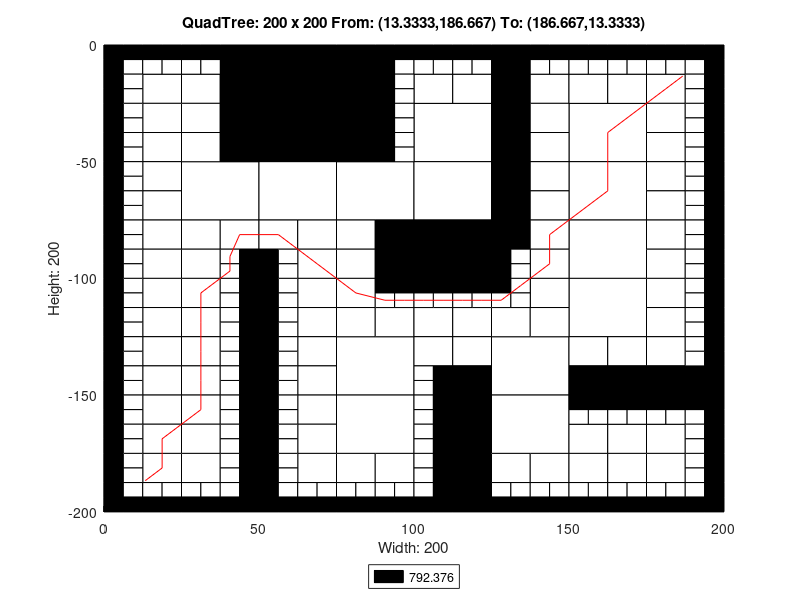

Source code (MATLAB):
axis([0 200 -200 0]);
title('QuadTree: 200 x 200 From: (13.3333,186.667) To: (186.667,13.3333)');
xlabel('Width: 200');
ylabel('Height: 200');
rectangle('Position',[50 -25 25 25], 'FaceColor',[0 0 0]);
rectangle('Position',[50 -50 25 25], 'FaceColor',[0 0 0]);
rectangle('Position',[25 -75 25 25], 'FaceColor',[1 1 1]);
rectangle('Position',[50 -75 25 25], 'FaceColor',[1 1 1]);
rectangle('Position',[75 -75 25 25], 'FaceColor',[1 1 1]);
rectangle('Position',[100 -50 25 25], 'FaceColor',[1 1 1]);
rectangle('Position',[150 -50 25 25], 'FaceColor',[1 1 1]);
rectangle('Position',[100 -75 25 25], 'FaceColor',[1 1 1]);
rectangle('Position',[100 -100 25 25], 'FaceColor',[0 0 0]);
rectangle('Position',[150 -75 25 25], 'FaceColor',[1 1 1]);
rectangle('Position',[150 -100 25 25], 'FaceColor',[1 1 1]);
rectangle('Position',[75 -150 25 25], 'FaceColor',[1 1 1]);
rectangle('Position',[75 -175 25 25], 'FaceColor',[1 1 1]);
rectangle('Position',[125 -150 25 25], 'FaceColor',[1 1 1]);
rectangle('Position',[150 -125 25 25], 'FaceColor',[1 1 1]);
rectangle('Position',[125 -175 25 25], 'FaceColor',[1 1 1]);
rectangle('Position',[12.5 -25 12.5 12.5], 'FaceColor',[1 1 1]);
rectangle('Position',[37.5 -12.5 12.5 12.5], 'FaceColor',[0 0 0]);
rectangle('Position',[25 -25 12.5 12.5], 'FaceColor',[1 1 1]);
rectangle('Position',[37.5 -25 12.5 12.5], 'FaceColor',[0 0 0]);
rectangle('Position',[12.5 -37.5 12.5 12.5], 'FaceColor',[1 1 1]);
rectangle('Position',[12.5 -50 12.5 12.5], 'FaceColor',[1 1 1]);
rectangle('Position',[25 -37.5 12.5 12.5], 'FaceColor',[1 1 1]);
rectangle('Position',[37.5 -37.5 12.5 12.5], 'FaceColor',[0 0 0]);
rectangle('Position',[25 -50 12.5 12.5], 'FaceColor',[1 1 1]);
rectangle('Position',[37.5 -50 12.5 12.5], 'FaceColor',[0 0 0]);
rectangle('Position',[75 -12.5 12.5 12.5], 'FaceColor',[0 0 0]);
rectangle('Position',[75 -25 12.5 12.5], 'FaceColor',[0 0 0]);
rectangle('Position',[75 -37.5 12.5 12.5], 'FaceColor',[0 0 0]);
rectangle('Position',[75 -50 12.5 12.5], 'FaceColor',[0 0 0]);
rectangle('Position',[12.5 -62.5 12.5 12.5], 'FaceColor',[1 1 1]);
rectangle('Position',[12.5 -75 12.5 12.5], 'FaceColor',[1 1 1]);
rectangle('Position',[12.5 -87.5 12.5 12.5], 'FaceColor',[1 1 1]);
rectangle('Position',[12.5 -100 12.5 12.5], 'FaceColor',[1 1 1]);
rectangle('Position',[25 -87.5 12.5 12.5], 'FaceColor',[1 1 1]);
rectangle('Position',[37.5 -87.5 12.5 12.5], 'FaceColor',[1 1 1]);
rectangle('Position',[25 -100 12.5 12.5], 'FaceColor',[1 1 1]);
rectangle('Position',[50 -87.5 12.5 12.5], 'FaceColor',[1 1 1]);
rectangle('Position',[62.5 -87.5 12.5 12.5], 'FaceColor',[1 1 1]);
rectangle('Position',[62.5 -100 12.5 12.5], 'FaceColor',[1 1 1]);
rectangle('Position',[75 -87.5 12.5 12.5], 'FaceColor',[1 1 1]);
rectangle('Position',[87.5 -87.5 12.5 12.5], 'FaceColor',[0 0 0]);
rectangle('Position',[75 -100 12.5 12.5], 'FaceColor',[1 1 1]);
rectangle('Position',[87.5 -100 12.5 12.5], 'FaceColor',[0 0 0]);
rectangle('Position',[100 -25 12.5 12.5], 'FaceColor',[1 1 1]);
rectangle('Position',[112.5 -25 12.5 12.5], 'FaceColor',[1 1 1]);
rectangle('Position',[125 -12.5 12.5 12.5], 'FaceColor',[0 0 0]);
rectangle('Position',[125 -25 12.5 12.5], 'FaceColor',[0 0 0]);
rectangle('Position',[137.5 -25 12.5 12.5], 'FaceColor',[1 1 1]);
rectangle('Position',[125 -37.5 12.5 12.5], 'FaceColor',[0 0 0]);
rectangle('Position',[137.5 -37.5 12.5 12.5], 'FaceColor',[1 1 1]);
rectangle('Position',[125 -50 12.5 12.5], 'FaceColor',[0 0 0]);
rectangle('Position',[137.5 -50 12.5 12.5], 'FaceColor',[1 1 1]);
rectangle('Position',[150 -25 12.5 12.5], 'FaceColor',[1 1 1]);
rectangle('Position',[162.5 -25 12.5 12.5], 'FaceColor',[1 1 1]);
rectangle('Position',[175 -25 12.5 12.5], 'FaceColor',[1 1 1]);
rectangle('Position',[175 -37.5 12.5 12.5], 'FaceColor',[1 1 1]);
rectangle('Position',[175 -50 12.5 12.5], 'FaceColor',[1 1 1]);
rectangle('Position',[125 -62.5 12.5 12.5], 'FaceColor',[0 0 0]);
rectangle('Position',[137.5 -62.5 12.5 12.5], 'FaceColor',[1 1 1]);
rectangle('Position',[125 -75 12.5 12.5], 'FaceColor',[0 0 0]);
rectangle('Position',[137.5 -75 12.5 12.5], 'FaceColor',[1 1 1]);
rectangle('Position',[125 -87.5 12.5 12.5], 'FaceColor',[0 0 0]);
rectangle('Position',[137.5 -87.5 12.5 12.5], 'FaceColor',[1 1 1]);
rectangle('Position',[137.5 -100 12.5 12.5], 'FaceColor',[1 1 1]);
rectangle('Position',[175 -62.5 12.5 12.5], 'FaceColor',[1 1 1]);
rectangle('Position',[175 -75 12.5 12.5], 'FaceColor',[1 1 1]);
rectangle('Position',[175 -87.5 12.5 12.5], 'FaceColor',[1 1 1]);
rectangle('Position',[175 -100 12.5 12.5], 'FaceColor',[1 1 1]);
rectangle('Position',[12.5 -112.5 12.5 12.5], 'FaceColor',[1 1 1]);
rectangle('Position',[12.5 -125 12.5 12.5], 'FaceColor',[1 1 1]);
rectangle('Position',[25 -112.5 12.5 12.5], 'FaceColor',[1 1 1]);
rectangle('Position',[25 -125 12.5 12.5], 'FaceColor',[1 1 1]);
rectangle('Position',[12.5 -137.5 12.5 12.5], 'FaceColor',[1 1 1]);
rectangle('Position',[12.5 -150 12.5 12.5], 'FaceColor',[1 1 1]);
rectangle('Position',[25 -137.5 12.5 12.5], 'FaceColor',[1 1 1]);
rectangle('Position',[25 -150 12.5 12.5], 'FaceColor',[1 1 1]);
rectangle('Position',[62.5 -112.5 12.5 12.5], 'FaceColor',[1 1 1]);
rectangle('Position',[62.5 -125 12.5 12.5], 'FaceColor',[1 1 1]);
rectangle('Position',[75 -112.5 12.5 12.5], 'FaceColor',[1 1 1]);
rectangle('Position',[75 -125 12.5 12.5], 'FaceColor',[1 1 1]);
rectangle('Position',[87.5 -125 12.5 12.5], 'FaceColor',[1 1 1]);
rectangle('Position',[62.5 -137.5 12.5 12.5], 'FaceColor',[1 1 1]);
rectangle('Position',[62.5 -150 12.5 12.5], 'FaceColor',[1 1 1]);
rectangle('Position',[12.5 -162.5 12.5 12.5], 'FaceColor',[1 1 1]);
rectangle('Position',[12.5 -175 12.5 12.5], 'FaceColor',[1 1 1]);
rectangle('Position',[25 -162.5 12.5 12.5], 'FaceColor',[1 1 1]);
rectangle('Position',[25 -175 12.5 12.5], 'FaceColor',[1 1 1]);
rectangle('Position',[12.5 -187.5 12.5 12.5], 'FaceColor',[1 1 1]);
rectangle('Position',[25 -187.5 12.5 12.5], 'FaceColor',[1 1 1]);
rectangle('Position',[62.5 -162.5 12.5 12.5], 'FaceColor',[1 1 1]);
rectangle('Position',[62.5 -175 12.5 12.5], 'FaceColor',[1 1 1]);
rectangle('Position',[62.5 -187.5 12.5 12.5], 'FaceColor',[1 1 1]);
rectangle('Position',[75 -187.5 12.5 12.5], 'FaceColor',[1 1 1]);
rectangle('Position',[87.5 -187.5 12.5 12.5], 'FaceColor',[1 1 1]);
rectangle('Position',[100 -125 12.5 12.5], 'FaceColor',[1 1 1]);
rectangle('Position',[112.5 -125 12.5 12.5], 'FaceColor',[1 1 1]);
rectangle('Position',[137.5 -112.5 12.5 12.5], 'FaceColor',[1 1 1]);
rectangle('Position',[125 -125 12.5 12.5], 'FaceColor',[1 1 1]);
rectangle('Position',[137.5 -125 12.5 12.5], 'FaceColor',[1 1 1]);
rectangle('Position',[100 -137.5 12.5 12.5], 'FaceColor',[1 1 1]);
rectangle('Position',[112.5 -137.5 12.5 12.5], 'FaceColor',[1 1 1]);
rectangle('Position',[112.5 -150 12.5 12.5], 'FaceColor',[0 0 0]);
rectangle('Position',[175 -112.5 12.5 12.5], 'FaceColor',[1 1 1]);
rectangle('Position',[175 -125 12.5 12.5], 'FaceColor',[1 1 1]);
rectangle('Position',[150 -137.5 12.5 12.5], 'FaceColor',[1 1 1]);
rectangle('Position',[162.5 -137.5 12.5 12.5], 'FaceColor',[1 1 1]);
rectangle('Position',[150 -150 12.5 12.5], 'FaceColor',[0 0 0]);
rectangle('Position',[162.5 -150 12.5 12.5], 'FaceColor',[0 0 0]);
rectangle('Position',[175 -137.5 12.5 12.5], 'FaceColor',[1 1 1]);
rectangle('Position',[175 -150 12.5 12.5], 'FaceColor',[0 0 0]);
rectangle('Position',[187.5 -150 12.5 12.5], 'FaceColor',[0 0 0]);
rectangle('Position',[112.5 -162.5 12.5 12.5], 'FaceColor',[0 0 0]);
rectangle('Position',[112.5 -175 12.5 12.5], 'FaceColor',[0 0 0]);
rectangle('Position',[112.5 -187.5 12.5 12.5], 'FaceColor',[0 0 0]);
rectangle('Position',[112.5 -200 12.5 12.5], 'FaceColor',[0 0 0]);
rectangle('Position',[125 -187.5 12.5 12.5], 'FaceColor',[1 1 1]);
rectangle('Position',[137.5 -187.5 12.5 12.5], 'FaceColor',[1 1 1]);
rectangle('Position',[150 -175 12.5 12.5], 'FaceColor',[1 1 1]);
rectangle('Position',[162.5 -175 12.5 12.5], 'FaceColor',[1 1 1]);
rectangle('Position',[175 -175 12.5 12.5], 'FaceColor',[1 1 1]);
rectangle('Position',[150 -187.5 12.5 12.5], 'FaceColor',[1 1 1]);
rectangle('Position',[162.5 -187.5 12.5 12.5], 'FaceColor',[1 1 1]);
rectangle('Position',[175 -187.5 12.5 12.5], 'FaceColor',[1 1 1]);
rectangle('Position',[0 -6.25 6.25 6.25], 'FaceColor',[0 0 0]);
rectangle('Position',[6.25 -6.25 6.25 6.25], 'FaceColor',[0 0 0]);
rectangle('Position',[0 -12.5 6.25 6.25], 'FaceColor',[0 0 0]);
rectangle('Position',[6.25 -12.5 6.25 6.25], 'FaceColor',[1 1 1]);
rectangle('Position',[12.5 -6.25 6.25 6.25], 'FaceColor',[0 0 0]);
rectangle('Position',[18.75 -6.25 6.25 6.25], 'FaceColor',[0 0 0]);
rectangle('Position',[12.5 -12.5 6.25 6.25], 'FaceColor',[1 1 1]);
rectangle('Position',[18.75 -12.5 6.25 6.25], 'FaceColor',[1 1 1]);
rectangle('Position',[0 -18.75 6.25 6.25], 'FaceColor',[0 0 0]);
rectangle('Position',[6.25 -18.75 6.25 6.25], 'FaceColor',[1 1 1]);
rectangle('Position',[0 -25 6.25 6.25], 'FaceColor',[0 0 0]);
rectangle('Position',[6.25 -25 6.25 6.25], 'FaceColor',[1 1 1]);
rectangle('Position',[25 -6.25 6.25 6.25], 'FaceColor',[0 0 0]);
rectangle('Position',[31.25 -6.25 6.25 6.25], 'FaceColor',[0 0 0]);
rectangle('Position',[25 -12.5 6.25 6.25], 'FaceColor',[1 1 1]);
rectangle('Position',[31.25 -12.5 6.25 6.25], 'FaceColor',[1 1 1]);
rectangle('Position',[0 -31.25 6.25 6.25], 'FaceColor',[0 0 0]);
rectangle('Position',[6.25 -31.25 6.25 6.25], 'FaceColor',[1 1 1]);
rectangle('Position',[0 -37.5 6.25 6.25], 'FaceColor',[0 0 0]);
rectangle('Position',[6.25 -37.5 6.25 6.25], 'FaceColor',[1 1 1]);
rectangle('Position',[0 -43.75 6.25 6.25], 'FaceColor',[0 0 0]);
rectangle('Position',[6.25 -43.75 6.25 6.25], 'FaceColor',[1 1 1]);
rectangle('Position',[0 -50 6.25 6.25], 'FaceColor',[0 0 0]);
rectangle('Position',[6.25 -50 6.25 6.25], 'FaceColor',[1 1 1]);
rectangle('Position',[87.5 -6.25 6.25 6.25], 'FaceColor',[0 0 0]);
rectangle('Position',[93.75 -6.25 6.25 6.25], 'FaceColor',[0 0 0]);
rectangle('Position',[87.5 -12.5 6.25 6.25], 'FaceColor',[0 0 0]);
rectangle('Position',[93.75 -12.5 6.25 6.25], 'FaceColor',[1 1 1]);
rectangle('Position',[87.5 -18.75 6.25 6.25], 'FaceColor',[0 0 0]);
rectangle('Position',[93.75 -18.75 6.25 6.25], 'FaceColor',[1 1 1]);
rectangle('Position',[87.5 -25 6.25 6.25], 'FaceColor',[0 0 0]);
rectangle('Position',[93.75 -25 6.25 6.25], 'FaceColor',[1 1 1]);
rectangle('Position',[87.5 -31.25 6.25 6.25], 'FaceColor',[0 0 0]);
rectangle('Position',[93.75 -31.25 6.25 6.25], 'FaceColor',[1 1 1]);
rectangle('Position',[87.5 -37.5 6.25 6.25], 'FaceColor',[0 0 0]);
rectangle('Position',[93.75 -37.5 6.25 6.25], 'FaceColor',[1 1 1]);
rectangle('Position',[87.5 -43.75 6.25 6.25], 'FaceColor',[0 0 0]);
rectangle('Position',[93.75 -43.75 6.25 6.25], 'FaceColor',[1 1 1]);
rectangle('Position',[87.5 -50 6.25 6.25], 'FaceColor',[0 0 0]);
rectangle('Position',[93.75 -50 6.25 6.25], 'FaceColor',[1 1 1]);
rectangle('Position',[0 -56.25 6.25 6.25], 'FaceColor',[0 0 0]);
rectangle('Position',[6.25 -56.25 6.25 6.25], 'FaceColor',[1 1 1]);
rectangle('Position',[0 -62.5 6.25 6.25], 'FaceColor',[0 0 0]);
rectangle('Position',[6.25 -62.5 6.25 6.25], 'FaceColor',[1 1 1]);
rectangle('Position',[0 -68.75 6.25 6.25], 'FaceColor',[0 0 0]);
rectangle('Position',[6.25 -68.75 6.25 6.25], 'FaceColor',[1 1 1]);
rectangle('Position',[0 -75 6.25 6.25], 'FaceColor',[0 0 0]);
rectangle('Position',[6.25 -75 6.25 6.25], 'FaceColor',[1 1 1]);
rectangle('Position',[0 -81.25 6.25 6.25], 'FaceColor',[0 0 0]);
rectangle('Position',[6.25 -81.25 6.25 6.25], 'FaceColor',[1 1 1]);
rectangle('Position',[0 -87.5 6.25 6.25], 'FaceColor',[0 0 0]);
rectangle('Position',[6.25 -87.5 6.25 6.25], 'FaceColor',[1 1 1]);
rectangle('Position',[0 -93.75 6.25 6.25], 'FaceColor',[0 0 0]);
rectangle('Position',[6.25 -93.75 6.25 6.25], 'FaceColor',[1 1 1]);
rectangle('Position',[0 -100 6.25 6.25], 'FaceColor',[0 0 0]);
rectangle('Position',[6.25 -100 6.25 6.25], 'FaceColor',[1 1 1]);
rectangle('Position',[37.5 -93.75 6.25 6.25], 'FaceColor',[1 1 1]);
rectangle('Position',[43.75 -93.75 6.25 6.25], 'FaceColor',[0 0 0]);
rectangle('Position',[37.5 -100 6.25 6.25], 'FaceColor',[1 1 1]);
rectangle('Position',[43.75 -100 6.25 6.25], 'FaceColor',[0 0 0]);
rectangle('Position',[50 -93.75 6.25 6.25], 'FaceColor',[0 0 0]);
rectangle('Position',[56.25 -93.75 6.25 6.25], 'FaceColor',[1 1 1]);
rectangle('Position',[50 -100 6.25 6.25], 'FaceColor',[0 0 0]);
rectangle('Position',[56.25 -100 6.25 6.25], 'FaceColor',[1 1 1]);
rectangle('Position',[100 -6.25 6.25 6.25], 'FaceColor',[0 0 0]);
rectangle('Position',[106.25 -6.25 6.25 6.25], 'FaceColor',[0 0 0]);
rectangle('Position',[100 -12.5 6.25 6.25], 'FaceColor',[1 1 1]);
rectangle('Position',[106.25 -12.5 6.25 6.25], 'FaceColor',[1 1 1]);
rectangle('Position',[112.5 -6.25 6.25 6.25], 'FaceColor',[0 0 0]);
rectangle('Position',[118.75 -6.25 6.25 6.25], 'FaceColor',[0 0 0]);
rectangle('Position',[112.5 -12.5 6.25 6.25], 'FaceColor',[1 1 1]);
rectangle('Position',[118.75 -12.5 6.25 6.25], 'FaceColor',[1 1 1]);
rectangle('Position',[137.5 -6.25 6.25 6.25], 'FaceColor',[0 0 0]);
rectangle('Position',[143.75 -6.25 6.25 6.25], 'FaceColor',[0 0 0]);
rectangle('Position',[137.5 -12.5 6.25 6.25], 'FaceColor',[1 1 1]);
rectangle('Position',[143.75 -12.5 6.25 6.25], 'FaceColor',[1 1 1]);
rectangle('Position',[150 -6.25 6.25 6.25], 'FaceColor',[0 0 0]);
rectangle('Position',[156.25 -6.25 6.25 6.25], 'FaceColor',[0 0 0]);
rectangle('Position',[150 -12.5 6.25 6.25], 'FaceColor',[1 1 1]);
rectangle('Position',[156.25 -12.5 6.25 6.25], 'FaceColor',[1 1 1]);
rectangle('Position',[162.5 -6.25 6.25 6.25], 'FaceColor',[0 0 0]);
rectangle('Position',[168.75 -6.25 6.25 6.25], 'FaceColor',[0 0 0]);
rectangle('Position',[162.5 -12.5 6.25 6.25], 'FaceColor',[1 1 1]);
rectangle('Position',[168.75 -12.5 6.25 6.25], 'FaceColor',[1 1 1]);
rectangle('Position',[175 -6.25 6.25 6.25], 'FaceColor',[0 0 0]);
rectangle('Position',[181.25 -6.25 6.25 6.25], 'FaceColor',[0 0 0]);
rectangle('Position',[175 -12.5 6.25 6.25], 'FaceColor',[1 1 1]);
rectangle('Position',[181.25 -12.5 6.25 6.25], 'FaceColor',[1 1 1]);
rectangle('Position',[187.5 -6.25 6.25 6.25], 'FaceColor',[0 0 0]);
rectangle('Position',[193.75 -6.25 6.25 6.25], 'FaceColor',[0 0 0]);
rectangle('Position',[187.5 -12.5 6.25 6.25], 'FaceColor',[1 1 1]);
rectangle('Position',[193.75 -12.5 6.25 6.25], 'FaceColor',[0 0 0]);
rectangle('Position',[187.5 -18.75 6.25 6.25], 'FaceColor',[1 1 1]);
rectangle('Position',[193.75 -18.75 6.25 6.25], 'FaceColor',[0 0 0]);
rectangle('Position',[187.5 -25 6.25 6.25], 'FaceColor',[1 1 1]);
rectangle('Position',[193.75 -25 6.25 6.25], 'FaceColor',[0 0 0]);
rectangle('Position',[187.5 -31.25 6.25 6.25], 'FaceColor',[1 1 1]);
rectangle('Position',[193.75 -31.25 6.25 6.25], 'FaceColor',[0 0 0]);
rectangle('Position',[187.5 -37.5 6.25 6.25], 'FaceColor',[1 1 1]);
rectangle('Position',[193.75 -37.5 6.25 6.25], 'FaceColor',[0 0 0]);
rectangle('Position',[187.5 -43.75 6.25 6.25], 'FaceColor',[1 1 1]);
rectangle('Position',[193.75 -43.75 6.25 6.25], 'FaceColor',[0 0 0]);
rectangle('Position',[187.5 -50 6.25 6.25], 'FaceColor',[1 1 1]);
rectangle('Position',[193.75 -50 6.25 6.25], 'FaceColor',[0 0 0]);
rectangle('Position',[125 -93.75 6.25 6.25], 'FaceColor',[0 0 0]);
rectangle('Position',[131.25 -93.75 6.25 6.25], 'FaceColor',[1 1 1]);
rectangle('Position',[125 -100 6.25 6.25], 'FaceColor',[0 0 0]);
rectangle('Position',[131.25 -100 6.25 6.25], 'FaceColor',[1 1 1]);
rectangle('Position',[187.5 -56.25 6.25 6.25], 'FaceColor',[1 1 1]);
rectangle('Position',[193.75 -56.25 6.25 6.25], 'FaceColor',[0 0 0]);
rectangle('Position',[187.5 -62.5 6.25 6.25], 'FaceColor',[1 1 1]);
rectangle('Position',[193.75 -62.5 6.25 6.25], 'FaceColor',[0 0 0]);
rectangle('Position',[187.5 -68.75 6.25 6.25], 'FaceColor',[1 1 1]);
rectangle('Position',[193.75 -68.75 6.25 6.25], 'FaceColor',[0 0 0]);
rectangle('Position',[187.5 -75 6.25 6.25], 'FaceColor',[1 1 1]);
rectangle('Position',[193.75 -75 6.25 6.25], 'FaceColor',[0 0 0]);
rectangle('Position',[187.5 -81.25 6.25 6.25], 'FaceColor',[1 1 1]);
rectangle('Position',[193.75 -81.25 6.25 6.25], 'FaceColor',[0 0 0]);
rectangle('Position',[187.5 -87.5 6.25 6.25], 'FaceColor',[1 1 1]);
rectangle('Position',[193.75 -87.5 6.25 6.25], 'FaceColor',[0 0 0]);
rectangle('Position',[187.5 -93.75 6.25 6.25], 'FaceColor',[1 1 1]);
rectangle('Position',[193.75 -93.75 6.25 6.25], 'FaceColor',[0 0 0]);
rectangle('Position',[187.5 -100 6.25 6.25], 'FaceColor',[1 1 1]);
rectangle('Position',[193.75 -100 6.25 6.25], 'FaceColor',[0 0 0]);
rectangle('Position',[0 -106.25 6.25 6.25], 'FaceColor',[0 0 0]);
rectangle('Position',[6.25 -106.25 6.25 6.25], 'FaceColor',[1 1 1]);
rectangle('Position',[0 -112.5 6.25 6.25], 'FaceColor',[0 0 0]);
rectangle('Position',[6.25 -112.5 6.25 6.25], 'FaceColor',[1 1 1]);
rectangle('Position',[0 -118.75 6.25 6.25], 'FaceColor',[0 0 0]);
rectangle('Position',[6.25 -118.75 6.25 6.25], 'FaceColor',[1 1 1]);
rectangle('Position',[0 -125 6.25 6.25], 'FaceColor',[0 0 0]);
rectangle('Position',[6.25 -125 6.25 6.25], 'FaceColor',[1 1 1]);
rectangle('Position',[37.5 -106.25 6.25 6.25], 'FaceColor',[1 1 1]);
rectangle('Position',[43.75 -106.25 6.25 6.25], 'FaceColor',[0 0 0]);
rectangle('Position',[37.5 -112.5 6.25 6.25], 'FaceColor',[1 1 1]);
rectangle('Position',[43.75 -112.5 6.25 6.25], 'FaceColor',[0 0 0]);
rectangle('Position',[37.5 -118.75 6.25 6.25], 'FaceColor',[1 1 1]);
rectangle('Position',[43.75 -118.75 6.25 6.25], 'FaceColor',[0 0 0]);
rectangle('Position',[37.5 -125 6.25 6.25], 'FaceColor',[1 1 1]);
rectangle('Position',[43.75 -125 6.25 6.25], 'FaceColor',[0 0 0]);
rectangle('Position',[0 -131.25 6.25 6.25], 'FaceColor',[0 0 0]);
rectangle('Position',[6.25 -131.25 6.25 6.25], 'FaceColor',[1 1 1]);
rectangle('Position',[0 -137.5 6.25 6.25], 'FaceColor',[0 0 0]);
rectangle('Position',[6.25 -137.5 6.25 6.25], 'FaceColor',[1 1 1]);
rectangle('Position',[0 -143.75 6.25 6.25], 'FaceColor',[0 0 0]);
rectangle('Position',[6.25 -143.75 6.25 6.25], 'FaceColor',[1 1 1]);
rectangle('Position',[0 -150 6.25 6.25], 'FaceColor',[0 0 0]);
rectangle('Position',[6.25 -150 6.25 6.25], 'FaceColor',[1 1 1]);
rectangle('Position',[37.5 -131.25 6.25 6.25], 'FaceColor',[1 1 1]);
rectangle('Position',[43.75 -131.25 6.25 6.25], 'FaceColor',[0 0 0]);
rectangle('Position',[37.5 -137.5 6.25 6.25], 'FaceColor',[1 1 1]);
rectangle('Position',[43.75 -137.5 6.25 6.25], 'FaceColor',[0 0 0]);
rectangle('Position',[37.5 -143.75 6.25 6.25], 'FaceColor',[1 1 1]);
rectangle('Position',[43.75 -143.75 6.25 6.25], 'FaceColor',[0 0 0]);
rectangle('Position',[37.5 -150 6.25 6.25], 'FaceColor',[1 1 1]);
rectangle('Position',[43.75 -150 6.25 6.25], 'FaceColor',[0 0 0]);
rectangle('Position',[50 -106.25 6.25 6.25], 'FaceColor',[0 0 0]);
rectangle('Position',[56.25 -106.25 6.25 6.25], 'FaceColor',[1 1 1]);
rectangle('Position',[50 -112.5 6.25 6.25], 'FaceColor',[0 0 0]);
rectangle('Position',[56.25 -112.5 6.25 6.25], 'FaceColor',[1 1 1]);
rectangle('Position',[50 -118.75 6.25 6.25], 'FaceColor',[0 0 0]);
rectangle('Position',[56.25 -118.75 6.25 6.25], 'FaceColor',[1 1 1]);
rectangle('Position',[50 -125 6.25 6.25], 'FaceColor',[0 0 0]);
rectangle('Position',[56.25 -125 6.25 6.25], 'FaceColor',[1 1 1]);
rectangle('Position',[87.5 -106.25 6.25 6.25], 'FaceColor',[0 0 0]);
rectangle('Position',[93.75 -106.25 6.25 6.25], 'FaceColor',[0 0 0]);
rectangle('Position',[87.5 -112.5 6.25 6.25], 'FaceColor',[1 1 1]);
rectangle('Position',[93.75 -112.5 6.25 6.25], 'FaceColor',[1 1 1]);
rectangle('Position',[50 -131.25 6.25 6.25], 'FaceColor',[0 0 0]);
rectangle('Position',[56.25 -131.25 6.25 6.25], 'FaceColor',[1 1 1]);
rectangle('Position',[50 -137.5 6.25 6.25], 'FaceColor',[0 0 0]);
rectangle('Position',[56.25 -137.5 6.25 6.25], 'FaceColor',[1 1 1]);
rectangle('Position',[50 -143.75 6.25 6.25], 'FaceColor',[0 0 0]);
rectangle('Position',[56.25 -143.75 6.25 6.25], 'FaceColor',[1 1 1]);
rectangle('Position',[50 -150 6.25 6.25], 'FaceColor',[0 0 0]);
rectangle('Position',[56.25 -150 6.25 6.25], 'FaceColor',[1 1 1]);
rectangle('Position',[0 -156.25 6.25 6.25], 'FaceColor',[0 0 0]);
rectangle('Position',[6.25 -156.25 6.25 6.25], 'FaceColor',[1 1 1]);
rectangle('Position',[0 -162.5 6.25 6.25], 'FaceColor',[0 0 0]);
rectangle('Position',[6.25 -162.5 6.25 6.25], 'FaceColor',[1 1 1]);
rectangle('Position',[0 -168.75 6.25 6.25], 'FaceColor',[0 0 0]);
rectangle('Position',[6.25 -168.75 6.25 6.25], 'FaceColor',[1 1 1]);
rectangle('Position',[0 -175 6.25 6.25], 'FaceColor',[0 0 0]);
rectangle('Position',[6.25 -175 6.25 6.25], 'FaceColor',[1 1 1]);
rectangle('Position',[37.5 -156.25 6.25 6.25], 'FaceColor',[1 1 1]);
rectangle('Position',[43.75 -156.25 6.25 6.25], 'FaceColor',[0 0 0]);
rectangle('Position',[37.5 -162.5 6.25 6.25], 'FaceColor',[1 1 1]);
rectangle('Position',[43.75 -162.5 6.25 6.25], 'FaceColor',[0 0 0]);
rectangle('Position',[37.5 -168.75 6.25 6.25], 'FaceColor',[1 1 1]);
rectangle('Position',[43.75 -168.75 6.25 6.25], 'FaceColor',[0 0 0]);
rectangle('Position',[37.5 -175 6.25 6.25], 'FaceColor',[1 1 1]);
rectangle('Position',[43.75 -175 6.25 6.25], 'FaceColor',[0 0 0]);
rectangle('Position',[0 -181.25 6.25 6.25], 'FaceColor',[0 0 0]);
rectangle('Position',[6.25 -181.25 6.25 6.25], 'FaceColor',[1 1 1]);
rectangle('Position',[0 -187.5 6.25 6.25], 'FaceColor',[0 0 0]);
rectangle('Position',[6.25 -187.5 6.25 6.25], 'FaceColor',[1 1 1]);
rectangle('Position',[0 -193.75 6.25 6.25], 'FaceColor',[0 0 0]);
rectangle('Position',[6.25 -193.75 6.25 6.25], 'FaceColor',[1 1 1]);
rectangle('Position',[0 -200 6.25 6.25], 'FaceColor',[0 0 0]);
rectangle('Position',[6.25 -200 6.25 6.25], 'FaceColor',[0 0 0]);
rectangle('Position',[12.5 -193.75 6.25 6.25], 'FaceColor',[1 1 1]);
rectangle('Position',[18.75 -193.75 6.25 6.25], 'FaceColor',[1 1 1]);
rectangle('Position',[12.5 -200 6.25 6.25], 'FaceColor',[0 0 0]);
rectangle('Position',[18.75 -200 6.25 6.25], 'FaceColor',[0 0 0]);
rectangle('Position',[37.5 -181.25 6.25 6.25], 'FaceColor',[1 1 1]);
rectangle('Position',[43.75 -181.25 6.25 6.25], 'FaceColor',[0 0 0]);
rectangle('Position',[37.5 -187.5 6.25 6.25], 'FaceColor',[1 1 1]);
rectangle('Position',[43.75 -187.5 6.25 6.25], 'FaceColor',[0 0 0]);
rectangle('Position',[25 -193.75 6.25 6.25], 'FaceColor',[1 1 1]);
rectangle('Position',[31.25 -193.75 6.25 6.25], 'FaceColor',[1 1 1]);
rectangle('Position',[25 -200 6.25 6.25], 'FaceColor',[0 0 0]);
rectangle('Position',[31.25 -200 6.25 6.25], 'FaceColor',[0 0 0]);
rectangle('Position',[37.5 -193.75 6.25 6.25], 'FaceColor',[1 1 1]);
rectangle('Position',[43.75 -193.75 6.25 6.25], 'FaceColor',[0 0 0]);
rectangle('Position',[37.5 -200 6.25 6.25], 'FaceColor',[0 0 0]);
rectangle('Position',[43.75 -200 6.25 6.25], 'FaceColor',[0 0 0]);
rectangle('Position',[50 -156.25 6.25 6.25], 'FaceColor',[0 0 0]);
rectangle('Position',[56.25 -156.25 6.25 6.25], 'FaceColor',[1 1 1]);
rectangle('Position',[50 -162.5 6.25 6.25], 'FaceColor',[0 0 0]);
rectangle('Position',[56.25 -162.5 6.25 6.25], 'FaceColor',[1 1 1]);
rectangle('Position',[50 -168.75 6.25 6.25], 'FaceColor',[0 0 0]);
rectangle('Position',[56.25 -168.75 6.25 6.25], 'FaceColor',[1 1 1]);
rectangle('Position',[50 -175 6.25 6.25], 'FaceColor',[0 0 0]);
rectangle('Position',[56.25 -175 6.25 6.25], 'FaceColor',[1 1 1]);
rectangle('Position',[50 -181.25 6.25 6.25], 'FaceColor',[0 0 0]);
rectangle('Position',[56.25 -181.25 6.25 6.25], 'FaceColor',[1 1 1]);
rectangle('Position',[50 -187.5 6.25 6.25], 'FaceColor',[0 0 0]);
rectangle('Position',[56.25 -187.5 6.25 6.25], 'FaceColor',[1 1 1]);
rectangle('Position',[50 -193.75 6.25 6.25], 'FaceColor',[0 0 0]);
rectangle('Position',[56.25 -193.75 6.25 6.25], 'FaceColor',[1 1 1]);
rectangle('Position',[50 -200 6.25 6.25], 'FaceColor',[0 0 0]);
rectangle('Position',[56.25 -200 6.25 6.25], 'FaceColor',[0 0 0]);
rectangle('Position',[62.5 -193.75 6.25 6.25], 'FaceColor',[1 1 1]);
rectangle('Position',[68.75 -193.75 6.25 6.25], 'FaceColor',[1 1 1]);
rectangle('Position',[62.5 -200 6.25 6.25], 'FaceColor',[0 0 0]);
rectangle('Position',[68.75 -200 6.25 6.25], 'FaceColor',[0 0 0]);
rectangle('Position',[75 -193.75 6.25 6.25], 'FaceColor',[1 1 1]);
rectangle('Position',[81.25 -193.75 6.25 6.25], 'FaceColor',[1 1 1]);
rectangle('Position',[75 -200 6.25 6.25], 'FaceColor',[0 0 0]);
rectangle('Position',[81.25 -200 6.25 6.25], 'FaceColor',[0 0 0]);
rectangle('Position',[87.5 -193.75 6.25 6.25], 'FaceColor',[1 1 1]);
rectangle('Position',[93.75 -193.75 6.25 6.25], 'FaceColor',[1 1 1]);
rectangle('Position',[87.5 -200 6.25 6.25], 'FaceColor',[0 0 0]);
rectangle('Position',[93.75 -200 6.25 6.25], 'FaceColor',[0 0 0]);
rectangle('Position',[100 -106.25 6.25 6.25], 'FaceColor',[0 0 0]);
rectangle('Position',[106.25 -106.25 6.25 6.25], 'FaceColor',[0 0 0]);
rectangle('Position',[100 -112.5 6.25 6.25], 'FaceColor',[1 1 1]);
rectangle('Position',[106.25 -112.5 6.25 6.25], 'FaceColor',[1 1 1]);
rectangle('Position',[112.5 -106.25 6.25 6.25], 'FaceColor',[0 0 0]);
rectangle('Position',[118.75 -106.25 6.25 6.25], 'FaceColor',[0 0 0]);
rectangle('Position',[112.5 -112.5 6.25 6.25], 'FaceColor',[1 1 1]);
rectangle('Position',[118.75 -112.5 6.25 6.25], 'FaceColor',[1 1 1]);
rectangle('Position',[125 -106.25 6.25 6.25], 'FaceColor',[0 0 0]);
rectangle('Position',[131.25 -106.25 6.25 6.25], 'FaceColor',[1 1 1]);
rectangle('Position',[125 -112.5 6.25 6.25], 'FaceColor',[1 1 1]);
rectangle('Position',[131.25 -112.5 6.25 6.25], 'FaceColor',[1 1 1]);
rectangle('Position',[100 -143.75 6.25 6.25], 'FaceColor',[1 1 1]);
rectangle('Position',[106.25 -143.75 6.25 6.25], 'FaceColor',[0 0 0]);
rectangle('Position',[100 -150 6.25 6.25], 'FaceColor',[1 1 1]);
rectangle('Position',[106.25 -150 6.25 6.25], 'FaceColor',[0 0 0]);
rectangle('Position',[187.5 -106.25 6.25 6.25], 'FaceColor',[1 1 1]);
rectangle('Position',[193.75 -106.25 6.25 6.25], 'FaceColor',[0 0 0]);
rectangle('Position',[187.5 -112.5 6.25 6.25], 'FaceColor',[1 1 1]);
rectangle('Position',[193.75 -112.5 6.25 6.25], 'FaceColor',[0 0 0]);
rectangle('Position',[187.5 -118.75 6.25 6.25], 'FaceColor',[1 1 1]);
rectangle('Position',[193.75 -118.75 6.25 6.25], 'FaceColor',[0 0 0]);
rectangle('Position',[187.5 -125 6.25 6.25], 'FaceColor',[1 1 1]);
rectangle('Position',[193.75 -125 6.25 6.25], 'FaceColor',[0 0 0]);
rectangle('Position',[187.5 -131.25 6.25 6.25], 'FaceColor',[1 1 1]);
rectangle('Position',[193.75 -131.25 6.25 6.25], 'FaceColor',[0 0 0]);
rectangle('Position',[187.5 -137.5 6.25 6.25], 'FaceColor',[1 1 1]);
rectangle('Position',[193.75 -137.5 6.25 6.25], 'FaceColor',[0 0 0]);
rectangle('Position',[100 -156.25 6.25 6.25], 'FaceColor',[1 1 1]);
rectangle('Position',[106.25 -156.25 6.25 6.25], 'FaceColor',[0 0 0]);
rectangle('Position',[100 -162.5 6.25 6.25], 'FaceColor',[1 1 1]);
rectangle('Position',[106.25 -162.5 6.25 6.25], 'FaceColor',[0 0 0]);
rectangle('Position',[100 -168.75 6.25 6.25], 'FaceColor',[1 1 1]);
rectangle('Position',[106.25 -168.75 6.25 6.25], 'FaceColor',[0 0 0]);
rectangle('Position',[100 -175 6.25 6.25], 'FaceColor',[1 1 1]);
rectangle('Position',[106.25 -175 6.25 6.25], 'FaceColor',[0 0 0]);
rectangle('Position',[100 -181.25 6.25 6.25], 'FaceColor',[1 1 1]);
rectangle('Position',[106.25 -181.25 6.25 6.25], 'FaceColor',[0 0 0]);
rectangle('Position',[100 -187.5 6.25 6.25], 'FaceColor',[1 1 1]);
rectangle('Position',[106.25 -187.5 6.25 6.25], 'FaceColor',[0 0 0]);
rectangle('Position',[100 -193.75 6.25 6.25], 'FaceColor',[1 1 1]);
rectangle('Position',[106.25 -193.75 6.25 6.25], 'FaceColor',[0 0 0]);
rectangle('Position',[100 -200 6.25 6.25], 'FaceColor',[0 0 0]);
rectangle('Position',[106.25 -200 6.25 6.25], 'FaceColor',[0 0 0]);
rectangle('Position',[125 -193.75 6.25 6.25], 'FaceColor',[1 1 1]);
rectangle('Position',[131.25 -193.75 6.25 6.25], 'FaceColor',[1 1 1]);
rectangle('Position',[125 -200 6.25 6.25], 'FaceColor',[0 0 0]);
rectangle('Position',[131.25 -200 6.25 6.25], 'FaceColor',[0 0 0]);
rectangle('Position',[137.5 -193.75 6.25 6.25], 'FaceColor',[1 1 1]);
rectangle('Position',[143.75 -193.75 6.25 6.25], 'FaceColor',[1 1 1]);
rectangle('Position',[137.5 -200 6.25 6.25], 'FaceColor',[0 0 0]);
rectangle('Position',[143.75 -200 6.25 6.25], 'FaceColor',[0 0 0]);
rectangle('Position',[150 -156.25 6.25 6.25], 'FaceColor',[0 0 0]);
rectangle('Position',[156.25 -156.25 6.25 6.25], 'FaceColor',[0 0 0]);
rectangle('Position',[150 -162.5 6.25 6.25], 'FaceColor',[1 1 1]);
rectangle('Position',[156.25 -162.5 6.25 6.25], 'FaceColor',[1 1 1]);
rectangle('Position',[162.5 -156.25 6.25 6.25], 'FaceColor',[0 0 0]);
rectangle('Position',[168.75 -156.25 6.25 6.25], 'FaceColor',[0 0 0]);
rectangle('Position',[162.5 -162.5 6.25 6.25], 'FaceColor',[1 1 1]);
rectangle('Position',[168.75 -162.5 6.25 6.25], 'FaceColor',[1 1 1]);
rectangle('Position',[175 -156.25 6.25 6.25], 'FaceColor',[0 0 0]);
rectangle('Position',[181.25 -156.25 6.25 6.25], 'FaceColor',[0 0 0]);
rectangle('Position',[175 -162.5 6.25 6.25], 'FaceColor',[1 1 1]);
rectangle('Position',[181.25 -162.5 6.25 6.25], 'FaceColor',[1 1 1]);
rectangle('Position',[187.5 -156.25 6.25 6.25], 'FaceColor',[0 0 0]);
rectangle('Position',[193.75 -156.25 6.25 6.25], 'FaceColor',[0 0 0]);
rectangle('Position',[187.5 -162.5 6.25 6.25], 'FaceColor',[1 1 1]);
rectangle('Position',[193.75 -162.5 6.25 6.25], 'FaceColor',[0 0 0]);
rectangle('Position',[187.5 -168.75 6.25 6.25], 'FaceColor',[1 1 1]);
rectangle('Position',[193.75 -168.75 6.25 6.25], 'FaceColor',[0 0 0]);
rectangle('Position',[187.5 -175 6.25 6.25], 'FaceColor',[1 1 1]);
rectangle('Position',[193.75 -175 6.25 6.25], 'FaceColor',[0 0 0]);
rectangle('Position',[150 -193.75 6.25 6.25], 'FaceColor',[1 1 1]);
rectangle('Position',[156.25 -193.75 6.25 6.25], 'FaceColor',[1 1 1]);
rectangle('Position',[150 -200 6.25 6.25], 'FaceColor',[0 0 0]);
rectangle('Position',[156.25 -200 6.25 6.25], 'FaceColor',[0 0 0]);
rectangle('Position',[162.5 -193.75 6.25 6.25], 'FaceColor',[1 1 1]);
rectangle('Position',[168.75 -193.75 6.25 6.25], 'FaceColor',[1 1 1]);
rectangle('Position',[162.5 -200 6.25 6.25], 'FaceColor',[0 0 0]);
rectangle('Position',[168.75 -200 6.25 6.25], 'FaceColor',[0 0 0]);
rectangle('Position',[187.5 -181.25 6.25 6.25], 'FaceColor',[1 1 1]);
rectangle('Position',[193.75 -181.25 6.25 6.25], 'FaceColor',[0 0 0]);
rectangle('Position',[187.5 -187.5 6.25 6.25], 'FaceColor',[1 1 1]);
rectangle('Position',[193.75 -187.5 6.25 6.25], 'FaceColor',[0 0 0]);
rectangle('Position',[175 -193.75 6.25 6.25], 'FaceColor',[1 1 1]);
rectangle('Position',[181.25 -193.75 6.25 6.25], 'FaceColor',[1 1 1]);
rectangle('Position',[175 -200 6.25 6.25], 'FaceColor',[0 0 0]);
rectangle('Position',[181.25 -200 6.25 6.25], 'FaceColor',[0 0 0]);
rectangle('Position',[187.5 -193.75 6.25 6.25], 'FaceColor',[1 1 1]);
rectangle('Position',[193.75 -193.75 6.25 6.25], 'FaceColor',[0 0 0]);
rectangle('Position',[187.5 -200 6.25 6.25], 'FaceColor',[0 0 0]);
rectangle('Position',[193.75 -200 6.25 6.25], 'FaceColor',[0 0 0]);
X=[186.667,181.25,162.5,162.5,143.75,143.75,134.375,128.125,121.875,115.625,109.375,103.125,96.875,90.625,81.25,68.75,56.25,43.75,40.625,40.625,31.25,31.25,31.25,31.25,31.25,18.75,18.75,13.3333];
Y=[-13.3333,-18.75,-37.5,-62.5,-81.25,-93.75,-103.125,-109.375,-109.375,-109.375,-109.375,-109.375,-109.375,-109.375,-106.25,-93.75,-81.25,-81.25,-90.625,-96.875,-106.25,-118.75,-131.25,-143.75,-156.25,-168.75,-181.25,-186.667];
hold on;
plot(X,Y,'r');
legend('792.376','Location','southoutside');
